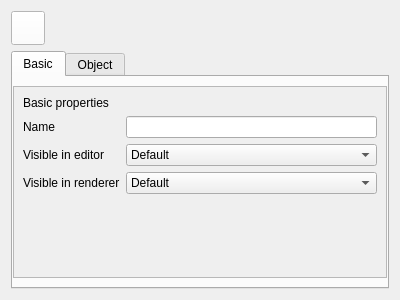
<?xml version="1.0" encoding="UTF-8"?>
<ui version="4.0">
 <class>SeriesAttributes</class>
 <widget class="QWidget" name="SeriesAttributes">
  <property name="geometry">
   <rect>
    <x>0</x>
    <y>0</y>
    <width>400</width>
    <height>300</height>
   </rect>
  </property>
  <layout class="QVBoxLayout" name="verticalLayout">
   <item>
    <layout class="QHBoxLayout" name="horizontalLayout">
     <item>
      <widget class="MediaControl" name="pushButton">
       <property name="sizePolicy">
        <sizepolicy hsizetype="Fixed" vsizetype="Fixed">
         <horstretch>0</horstretch>
         <verstretch>0</verstretch>
        </sizepolicy>
       </property>
       <property name="minimumSize">
        <size>
         <width>34</width>
         <height>34</height>
        </size>
       </property>
       <property name="maximumSize">
        <size>
         <width>34</width>
         <height>34</height>
        </size>
       </property>
       <property name="focusPolicy">
        <enum>Qt::NoFocus</enum>
       </property>
       <property name="styleSheet">
        <string notr="true">background: white;</string>
       </property>
       <property name="icon">
        <iconset resource="icons.qrc">
         <normaloff>:/create/area chart</normaloff>:/create/area chart</iconset>
       </property>
      </widget>
     </item>
     <item>
      <widget class="TitleLabel" name="label">
       <property name="class" stdset="0">
        <string>heading</string>
       </property>
      </widget>
     </item>
    </layout>
   </item>
   <item>
    <widget class="QTabWidget" name="tabWidget">
     <widget class="QWidget" name="tab">
      <attribute name="title">
       <string>Basic</string>
      </attribute>
      <layout class="QGridLayout" name="gridLayout">
       <property name="leftMargin">
        <number>0</number>
       </property>
       <property name="rightMargin">
        <number>0</number>
       </property>
       <item row="0" column="0">
        <widget class="QScrollArea" name="scrollArea">
         <property name="widgetResizable">
          <bool>true</bool>
         </property>
         <widget class="QWidget" name="scrollAreaWidgetContents">
          <property name="geometry">
           <rect>
            <x>0</x>
            <y>0</y>
            <width>376</width>
            <height>191</height>
           </rect>
          </property>
          <layout class="QVBoxLayout" name="verticalLayout_2">
           <item>
            <widget class="QLabel" name="label_2">
             <property name="text">
              <string>Basic properties</string>
             </property>
             <property name="class" stdset="0">
              <string>section</string>
             </property>
            </widget>
           </item>
           <item>
            <layout class="QFormLayout" name="formLayout">
             <property name="labelAlignment">
              <set>Qt::AlignLeading|Qt::AlignLeft|Qt::AlignVCenter</set>
             </property>
             <property name="formAlignment">
              <set>Qt::AlignLeading|Qt::AlignLeft|Qt::AlignTop</set>
             </property>
             <property name="horizontalSpacing">
              <number>6</number>
             </property>
             <property name="verticalSpacing">
              <number>6</number>
             </property>
             <item row="0" column="0">
              <widget class="Label" name="label_3">
               <property name="text">
                <string>Name</string>
               </property>
               <property name="class" stdset="0">
                <string>item</string>
               </property>
              </widget>
             </item>
             <item row="1" column="0">
              <widget class="Label" name="label_4">
               <property name="text">
                <string>Visible in editor</string>
               </property>
               <property name="class" stdset="0">
                <string>item</string>
               </property>
              </widget>
             </item>
             <item row="2" column="0">
              <widget class="Label" name="label_5">
               <property name="text">
                <string>Visible in renderer</string>
               </property>
               <property name="class" stdset="0">
                <string>item</string>
               </property>
              </widget>
             </item>
             <item row="0" column="1">
              <widget class="LineEdit" name="lineEdit"/>
             </item>
             <item row="1" column="1">
              <widget class="ComboBox" name="comboBox">
               <item>
                <property name="text">
                 <string>Default</string>
                </property>
               </item>
               <item>
                <property name="text">
                 <string>On</string>
                </property>
               </item>
               <item>
                <property name="text">
                 <string>Off</string>
                </property>
               </item>
              </widget>
             </item>
             <item row="2" column="1">
              <widget class="ComboBox" name="comboBox_2">
               <item>
                <property name="text">
                 <string>Default</string>
                </property>
               </item>
               <item>
                <property name="text">
                 <string>On</string>
                </property>
               </item>
               <item>
                <property name="text">
                 <string>Off</string>
                </property>
               </item>
              </widget>
             </item>
            </layout>
           </item>
           <item>
            <spacer name="verticalSpacer">
             <property name="orientation">
              <enum>Qt::Vertical</enum>
             </property>
             <property name="sizeHint" stdset="0">
              <size>
               <width>20</width>
               <height>40</height>
              </size>
             </property>
            </spacer>
           </item>
          </layout>
         </widget>
        </widget>
       </item>
      </layout>
     </widget>
     <widget class="QWidget" name="tab_3">
      <attribute name="title">
       <string>Object</string>
      </attribute>
      <layout class="QGridLayout" name="gridLayout_3">
       <property name="leftMargin">
        <number>0</number>
       </property>
       <property name="rightMargin">
        <number>0</number>
       </property>
       <item row="0" column="0">
        <widget class="QScrollArea" name="scrollArea_3">
         <property name="widgetResizable">
          <bool>true</bool>
         </property>
         <widget class="QWidget" name="scrollAreaWidgetContents_3">
          <property name="geometry">
           <rect>
            <x>0</x>
            <y>0</y>
            <width>376</width>
            <height>191</height>
           </rect>
          </property>
          <layout class="QVBoxLayout" name="verticalLayout_41">
           <item>
            <widget class="QLabel" name="label_10">
             <property name="text">
              <string>Object properties</string>
             </property>
             <property name="class" stdset="0">
              <string>section</string>
             </property>
            </widget>
           </item>
           <item>
            <layout class="QFormLayout" name="formLayout_3">
             <property name="labelAlignment">
              <set>Qt::AlignLeading|Qt::AlignLeft|Qt::AlignVCenter</set>
             </property>
             <property name="formAlignment">
              <set>Qt::AlignLeading|Qt::AlignLeft|Qt::AlignTop</set>
             </property>
             <property name="horizontalSpacing">
              <number>6</number>
             </property>
             <property name="verticalSpacing">
              <number>6</number>
             </property>
             <item row="0" column="0">
              <widget class="Label" name="label_18">
               <property name="text">
                <string>Color</string>
               </property>
               <property name="class" stdset="0">
                <string>item</string>
               </property>
              </widget>
             </item>
             <item row="1" column="0">
              <widget class="Label" name="label_12">
               <property name="text">
                <string>Opacity</string>
               </property>
               <property name="class" stdset="0">
                <string>item</string>
               </property>
              </widget>
             </item>
             <item row="0" column="1">
              <widget class="Picker" name="comboBox_3"/>
             </item>
             <item row="1" column="1">
              <widget class="DoubleSpinBox" name="doubleSpinBox">
               <property name="suffix">
                <string>%</string>
               </property>
               <property name="decimals">
                <number>3</number>
               </property>
               <property name="maximum">
                <double>100.000000000000000</double>
               </property>
              </widget>
             </item>
            </layout>
           </item>
           <item>
            <spacer name="verticalSpacer_3">
             <property name="orientation">
              <enum>Qt::Vertical</enum>
             </property>
             <property name="sizeHint" stdset="0">
              <size>
               <width>20</width>
               <height>99</height>
              </size>
             </property>
            </spacer>
           </item>
          </layout>
         </widget>
        </widget>
       </item>
      </layout>
     </widget>
    </widget>
   </item>
  </layout>
 </widget>
 <customwidgets>
  <customwidget>
   <class>MediaControl</class>
   <extends>QPushButton</extends>
   <header>mediacontrol.h</header>
  </customwidget>
  <customwidget>
   <class>Label</class>
   <extends>QLabel</extends>
   <header>label.h</header>
  </customwidget>
  <customwidget>
   <class>LineEdit</class>
   <extends>QLineEdit</extends>
   <header>lineedit.h</header>
  </customwidget>
  <customwidget>
   <class>ComboBox</class>
   <extends>QComboBox</extends>
   <header>combobox.h</header>
  </customwidget>
  <customwidget>
   <class>DoubleSpinBox</class>
   <extends>QDoubleSpinBox</extends>
   <header>doublespinbox.h</header>
  </customwidget>
  <customwidget>
   <class>TitleLabel</class>
   <extends>QLabel</extends>
   <header>titlelabel.h</header>
  </customwidget>
  <customwidget>
   <class>Picker</class>
   <extends>QComboBox</extends>
   <header>picker.h</header>
   <container>1</container>
  </customwidget>
 </customwidgets>
 <resources>
  <include location="icons.qrc"/>
 </resources>
 <connections/>
</ui>
